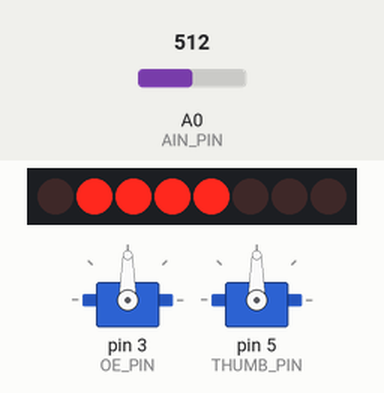
Recording of a sketch running on a simulated Arduino Uno, built with avr-gcc and run on an emulated ATmega328P. On the bench: 8 shift-register outputs drawn as a row of LEDs (first output left, lit = HIGH), 2 × servo. Wiring (inferred from the names in the program): shift register (74HC595): data pin 2; shift clock pin 0. Wiring (inferred from the signals the program sends): row of LEDs: on Q0, Q1, Q2, Q3, Q4, Q5, Q6, Q7. Inputs (shaded band) come from the test bench; at power-on: A0 (AIN_PIN) = 512.

Above: at 1.2 s.
1.3 s: A0 (AIN_PIN) set to 716
At 1.8 s:
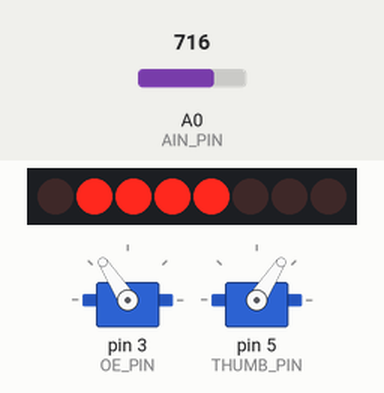
2.8 s: A0 (AIN_PIN) set to 900
At 3.6 s:
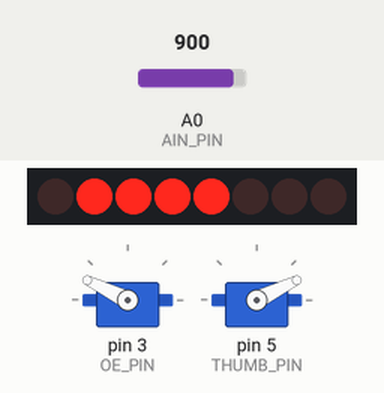
4.3 s: A0 (AIN_PIN) set to 1023
At 4.8 s:
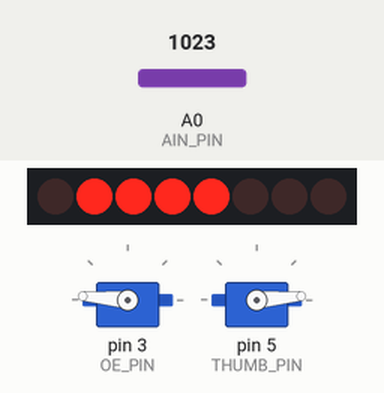
5.8 s: A0 (AIN_PIN) set to 306
At 7.0 s:
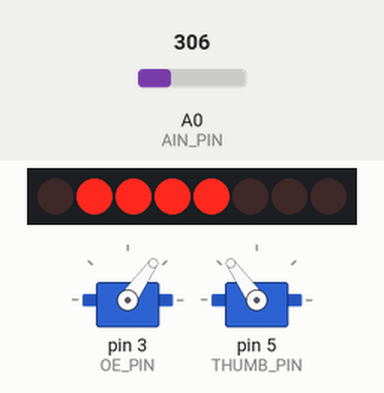
7.3 s: A0 (AIN_PIN) set to 122
At 8.3 s:
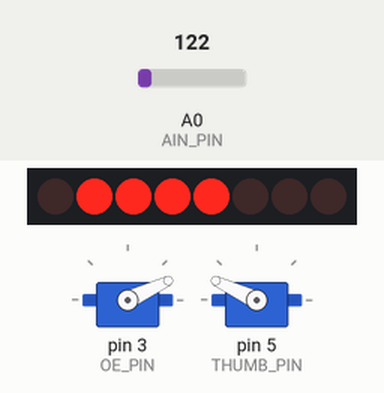
Timing chart, 0 to 9.8 s (numbered marks = the images above; inputs shaded):
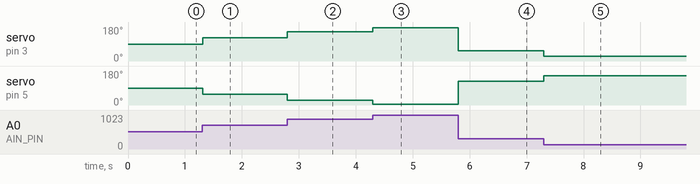

Measured:
- after the input at 1.3 s, servo on pin 3 (OE_PIN): 90° → 123° at once; servo on pin 5 (THUMB_PIN): 90° → 57° at once
- after the input at 2.8 s, servo on pin 3 (OE_PIN): 123° → 154° at once; servo on pin 5 (THUMB_PIN): 57° → 26° at once
- after the input at 4.3 s, servo on pin 3 (OE_PIN): 154° → 175° at once; servo on pin 5 (THUMB_PIN): 26° → 5° at once
- after the input at 5.8 s, servo on pin 3 (OE_PIN): 175° → 55° at once; servo on pin 5 (THUMB_PIN): 5° → 125° at once
- after the input at 7.3 s, servo on pin 3 (OE_PIN): 55° → 25° at once; servo on pin 5 (THUMB_PIN): 125° → 155° at once

The sketch:

main_ctrl.ino
```cpp
#include <Servo.h>

#define OE_PIN      3 //Used for PWM signal to output enable pin
#define SER_PIN     2 //Used for serial signal, determine which servo motors to activate.
#define RCLK_PIN    1 //Used for sending data to storage.
#define SRCLK_PIN   0 //Used for shifting data into temp storage.
#define THUMB_PIN   5 //used for inverted thumb servo

Servo mainServo; //Create instance of servo class. Used for timing and easy servo control.
Servo thumbServo;

int AIN_PIN = A0; //Used for reading analog data.
int analogValue; //Value read from analog input
int analogValue2; //analog value for thumb.
byte shiftRegisterValue = B01111000; //first five outputs set to high, and last three set to 0.

void setup() {
  pinMode(SER_PIN, OUTPUT);
  pinMode(RCLK_PIN, OUTPUT);
  pinMode(SRCLK_PIN, OUTPUT);
  mainServo.attach(OE_PIN);
  thumbServo.attach(THUMB_PIN);
  SetShiftRegister();
}

void loop() {
  // put your main code here, to run repeatedly:
  analogValue = analogRead(AIN_PIN);
  analogValue2 = analogRead(AIN_PIN);
  analogValue = map(analogValue, 0, 1023, 5, 175);
  analogValue2 = map(analogValue2, 0, 1023, 175, 5);
  mainServo.write(analogValue);
  thumbServo.write(analogValue2);
  delay(15);
}

void SetShiftRegister()
{
  digitalWrite(RCLK_PIN, LOW);
  shiftOut(SER_PIN, SRCLK_PIN, LSBFIRST, shiftRegisterValue);
  digitalWrite(RCLK_PIN, HIGH);
}
```
